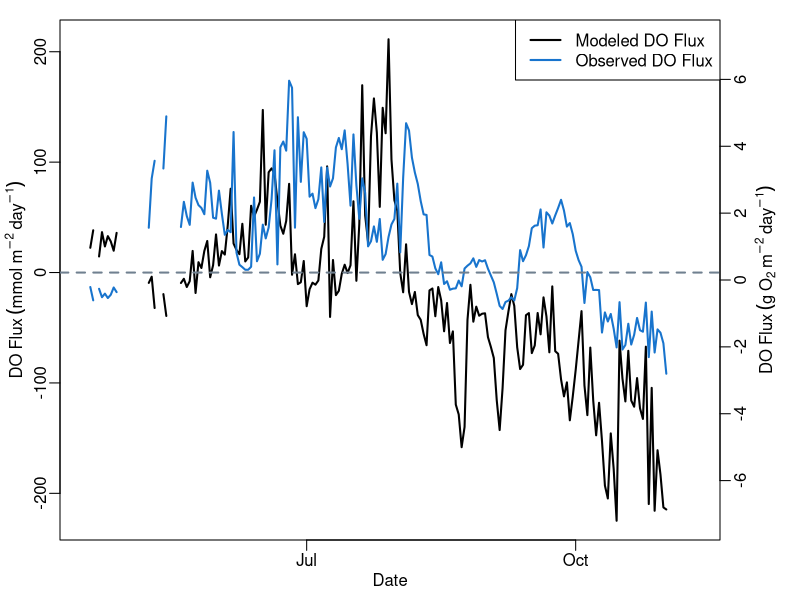
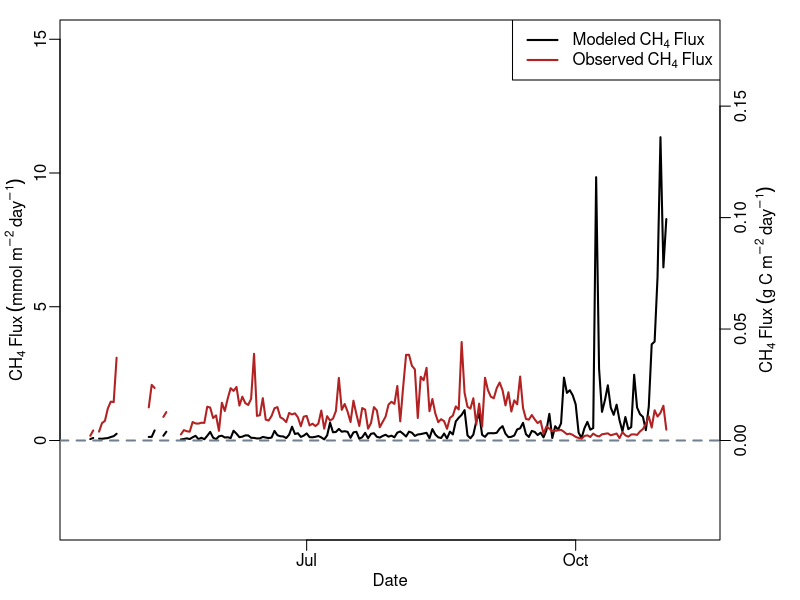
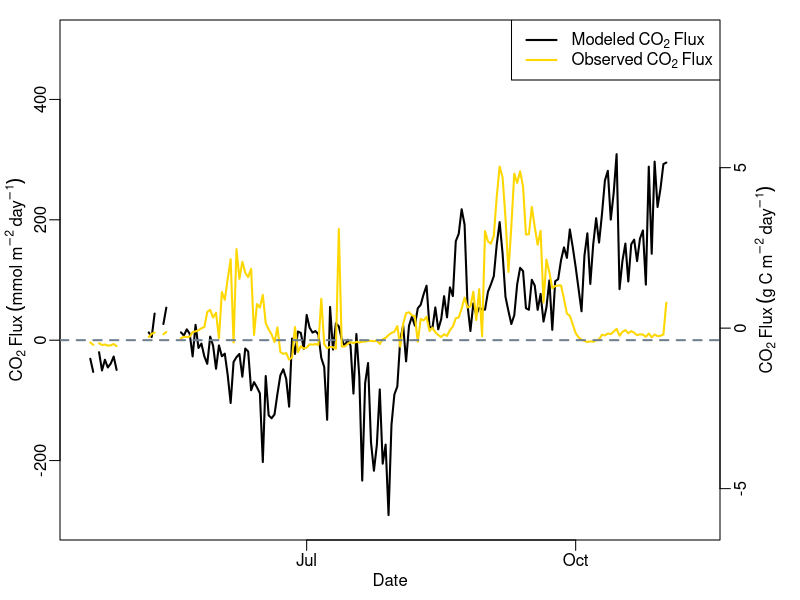
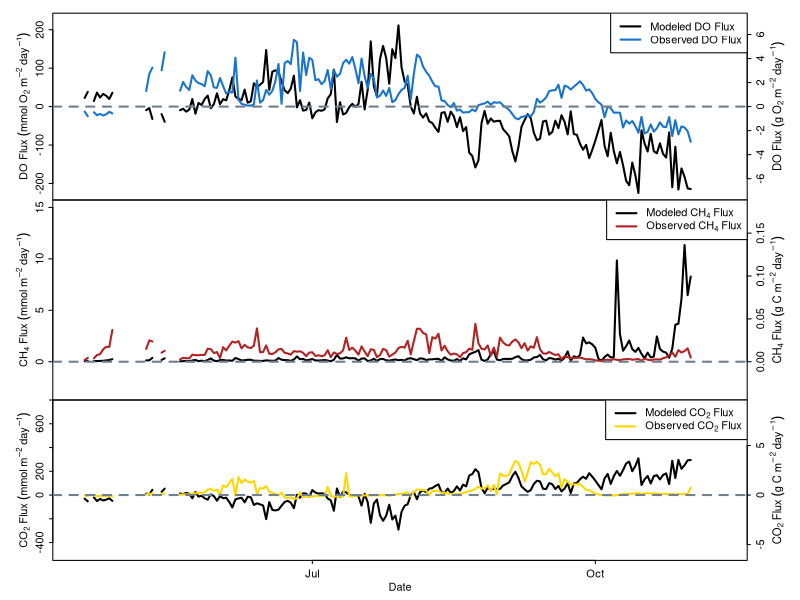
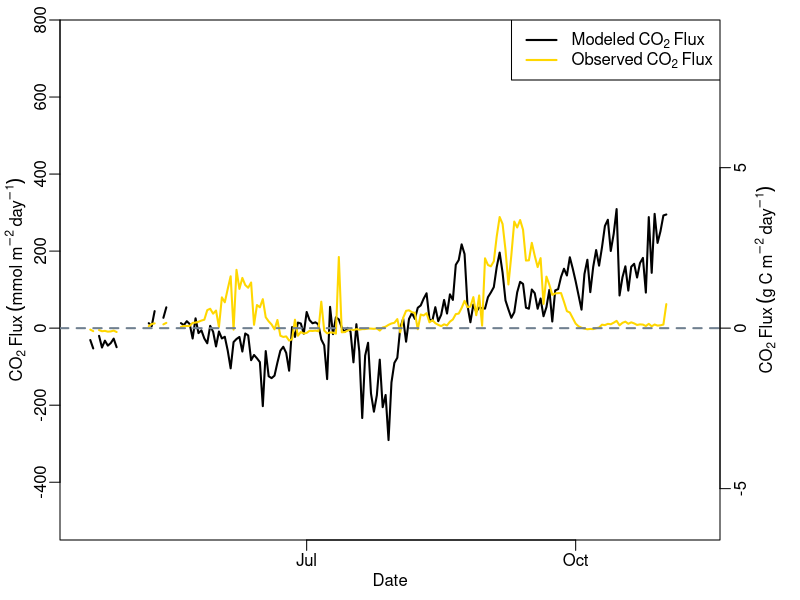
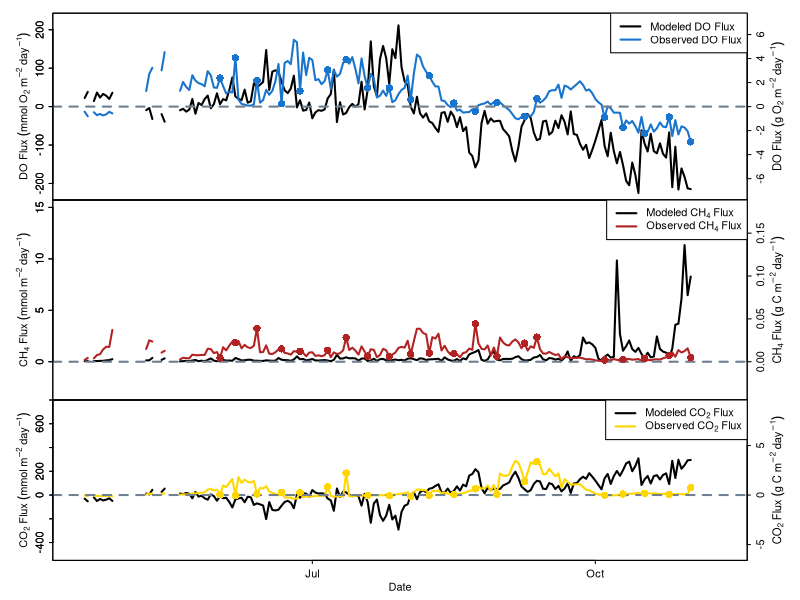

Write R code to recreate these figures, in order.
#Plot Gas Flux
#7 March 2017
#JAH

setwd("~/Dropbox/GitHub Repos/GLM-Mendota/Data/")
flux<-read.csv('flux.data.csv')

############################################################
###############DISSOLVED OXYGEN FLUX########################
quartz()
par(mar=c(3,3,1,4),mgp=c(1.5,0.5,0),tck=-0.02,bg='white')
plot(as.Date(flux$datetime),flux$do.flux.read.mod,type = 'l',lwd=2,ylab = expression(DO~Flux~(mmol~m^-2~day^-1)),xlab = expression(Date))
lines(as.Date(flux$datetime),flux$do.flux.read.obs,type= 'l',lwd=2,col='dodgerblue3')
abline(0,0,col='slategrey',lty=2,lwd=2)
par(new=TRUE)
plot(as.Date(flux$datetime),flux$do.flux.read.mod,type = 'n',xlab=NA,ylab=NA,xaxt='n',ylim=c(-7.2,7.2),axes=FALSE)
axis(side=4,ylim=c(-7.2,7.2))
DOexp<-expression(DO~Flux~(g~O[2]~m^-2~day^-1))
mtext(side=4,line=2,DOexp)
legend('topright',c('Modeled DO Flux','Observed DO Flux'),lty = c(1,1),lwd=c(2,2),col=c('black','dodgerblue3'))



############################################################
#####################METHANE FLUX###########################
quartz()
par(mar=c(3,3,1,4),mgp=c(1.5,0.5,0),tck=-0.02,bg='white')
plot(as.Date(flux$datetime),flux$ch4.flux.read.mod,type='l', lwd=2, ylab = expression(CH[4]~Flux~(mmol~m^-2~day^-1)),xlab = expression(Date),ylim=c(-3,15))
lines(as.Date(flux$datetime),flux$ch4.flux.read.obs,type = 'l', lwd = 2, col = 'firebrick')
abline(0,0,col='slategrey',lty=2,lwd=2)
par(new=TRUE)
plot(as.Date(flux$datetime),flux$ch4.flux.read.mod,type='n',xlab=NA,ylab=NA,xaxt='n',axes=FALSE,ylim=c(-0.036,0.18))
axis(side=4,ylim=c(-0.036,0.18))
CH4exp<-expression(CH[4]~Flux~(g~C~m^-2~day^-1))
mtext(side=4,line=2,CH4exp)
legend('topright',c(expression(Modeled~CH[4]~Flux),expression(Observed~CH[4]~Flux)),lty = c(1,1),lwd=c(2,2),col=c('black','firebrick'))



############################################################
#####################CARBON DIOXIDE FLUX####################
quartz()
par(mar=c(3,3,1,4),mgp=c(1.5,0.5,0),tck=-0.02,bg='white')
plot(as.Date(flux$datetime),flux$co2.flux.read.mod,type ='l',lwd =2,ylab = expression(CO[2]~Flux~(mmol~m^-2~day^-1)),xlab = expression(Date),ylim = c(-300,500))
lines(as.Date(flux$datetime),flux$co2.flux.read.obs,type = 'l', lwd = 2, col = 'gold1')
#lines(as.Date(flux$datetime),flux$co2.flux.read.obs.do,type='l',lwd=2, col='purple')
abline(0,0,col='slategrey',lty =2,lwd=2)
par(new=TRUE)
plot(as.Date(flux$datetime),flux$co2.flux.read.mod,type ='n',xlab=NA,ylab=NA,xaxt='n',axes=FALSE,ylim=c(-6,9))
axis(side=4,ylim=c(-6,9))
CO2exp<-expression(CO[2]~Flux~(g~C~m^-2~day^-1))
mtext(side=4, line=2, CO2exp)
legend('topright',c(expression(Modeled~CO[2]~Flux),expression(Observed~CO[2]~Flux)),lty = c(1,1),lwd=c(2,2),col=c('black','gold1'))



############################################################
#####################THREE PANEL PLOT#######################

#do
quartz()
par(mfrow=c(3,1),mar=c(0,4,1,4),mgp=c(1.5,0.5,0),tck=-0.02,bg='white')
plot(as.Date(flux$datetime),flux$do.flux.read.mod,type = 'l',lwd=2,xlab=NA,ylab = expression(DO~Flux~(mmol~O[2]~m^-2~day^-1)),xaxt='n',ylim=c(-225,225))
lines(as.Date(flux$datetime),flux$do.flux.read.obs,type= 'l',lwd=2,col='dodgerblue3')
abline(0,0,col='slategrey',lty=2,lwd=2)

par(new=TRUE)
plot(as.Date(flux$datetime),flux$do.flux.read.mod,type = 'n',xlab=NA,ylab=NA,xaxt='n',ylim=c(-7.2,7.2),axes=FALSE)
axis(side=4,ylim=c(-7.2,7.2))
DOexp<-expression(DO~Flux~(g~O[2]~m^-2~day^-1))
mtext(side=4,line=2,DOexp,cex=0.675)
legend('topright',c('Modeled DO Flux','Observed DO Flux'),lty = c(1,1),lwd=c(2,2),col=c('black','dodgerblue3'))

#ch4
par(mar=c(0,4,0,4),mgp=c(1.5,0.5,0),tck=-0.02)
plot(as.Date(flux$datetime),flux$ch4.flux.read.mod,type='l', lwd=2, ylab = expression(CH[4]~Flux~(mmol~m^-2~day^-1)),xlab = NA,ylim=c(-3,15),xaxt='n')
lines(as.Date(flux$datetime),flux$ch4.flux.read.obs,type = 'l', lwd = 2, col = 'firebrick')
abline(0,0,col='slategrey',lty=2,lwd=2)

par(new=TRUE)
plot(as.Date(flux$datetime),flux$ch4.flux.read.mod,type='n',xlab=NA,ylab=NA,xaxt='n',axes=FALSE,ylim=c(-0.036,0.18))
axis(side=4,ylim=c(-0.036,0.18))
CH4exp<-expression(CH[4]~Flux~(g~C~m^-2~day^-1))
mtext(side=4,line=2,CH4exp,cex=0.675)
legend('topright',c(expression(Modeled~CH[4]~Flux),expression(Observed~CH[4]~Flux)),lty = c(1,1),lwd=c(2,2),col=c('black','firebrick'))

#co2
par(mar=c(3,4,0,4),mgp=c(1.5,0.5,0),tck=-0.02)
plot(as.Date(flux$datetime),flux$co2.flux.read.mod,type ='l',lwd =2,ylab = expression(CO[2]~Flux~(mmol~m^-2~day^-1)),xlab = expression(Date),ylim = c(-500,750))
lines(as.Date(flux$datetime),flux$co2.flux.read.obs,type = 'l', lwd = 2, col = 'gold1')
#lines(as.Date(flux$datetime),flux$co2.flux.read.obs.do,type='l',lwd=2, col='darkorange2')
abline(0,0,col='slategrey',lty =2,lwd=2)

par(new=TRUE)
plot(as.Date(flux$datetime),flux$co2.flux.read.mod,type ='n',xlab=NA,ylab=NA,xaxt='n',axes=FALSE,ylim=c(-6,9))
axis(side=4,ylim=c(-6,9))
CO2exp<-expression(CO[2]~Flux~(g~C~m^-2~day^-1))
mtext(side=4, line=2, CO2exp, cex=0.675)
legend('topright',c(expression(Modeled~CO[2]~Flux),expression(Observed~CO[2]~Flux)),lty = c(1,1),lwd=c(2,2),col=c('black','gold1'))





####CO2 Plot with White Background####
quartz()
par(mar=c(3,3,1,4),mgp=c(1.5,0.5,0),tck=-0.02,bg='white')
plot(as.Date(flux$datetime),flux$co2.flux.read.mod,type ='l',lwd =2,ylab = expression(CO[2]~Flux~(mmol~m^-2~day^-1)),xlab = expression(Date),ylim = c(-500,750))
lines(as.Date(flux$datetime),flux$co2.flux.read.obs,type = 'l', lwd = 2, col = 'gold1')
#lines(as.Date(flux$datetime),flux$co2.flux.read.obs.do,type='l',lwd=2, col='darkorange2')
abline(0,0,col='slategrey',lty =2,lwd=2)

par(new=TRUE)
plot(as.Date(flux$datetime),flux$co2.flux.read.mod,type ='n',xlab=NA,ylab=NA,xaxt='n',axes=FALSE,ylim=c(-6,9))
axis(side=4,ylim=c(-6,9))
CO2exp<-expression(CO[2]~Flux~(g~C~m^-2~day^-1))
mtext(side=4, line=2, CO2exp)
legend('topright',c(expression(Modeled~CO[2]~Flux),expression(Observed~CO[2]~Flux)),lty = c(1,1),lwd=c(2,2),col=c('black','gold1'))


####flux plot with dots for discrete sampling days####
#do not run flux calculation script again - have altered the resulting csv to make this plot
quartz()
par(mfrow=c(3,1),mar=c(0,4,1,4),mgp=c(1.5,0.5,0),tck=-0.02,bg='white')
plot(as.Date(flux$datetime),flux$do.flux.read.mod,type = 'l',lwd=2,xlab=NA,ylab =expression(DO~Flux~(mmol~O[2]~m^-2~day^-1)),xaxt='n',ylim=c(-225,225))
lines(as.Date(flux$datetime),flux$do.flux.read.obs,type= 'l',lwd=2,col='dodgerblue3',ylim=c(-225,225))
abline(0,0,col='slategrey',lty=2,lwd=2)
par(new=TRUE)
plot(as.Date(flux$datetime),flux$do.sampling.days,pch=16,cex=1.5,col='dodgerblue3',xlab=NA,ylab=NA,xaxt='n',ylim=c(-225,225))

par(new=TRUE)
plot(as.Date(flux$datetime),flux$do.flux.read.mod,type = 'n',xlab=NA,ylab=NA,xaxt='n',ylim=c(-7.2,7.2),axes=FALSE)
axis(side=4,ylim=c(-7.2,7.2))
DOexp<-expression(DO~Flux~(g~O[2]~m^-2~day^-1))
mtext(side=4,line=2,DOexp,cex=0.675)
legend('topright',c('Modeled DO Flux','Observed DO Flux'),lty = c(1,1),lwd=c(2,2),col=c('black','dodgerblue3'))

#ch4
par(mar=c(0,4,0,4),mgp=c(1.5,0.5,0),tck=-0.02)
plot(as.Date(flux$datetime),flux$ch4.flux.read.mod,type='l', lwd=2, ylab = expression(CH[4]~Flux~(mmol~m^-2~day^-1)),xlab = NA,ylim=c(-3,15),xaxt='n')
lines(as.Date(flux$datetime),flux$ch4.flux.read.obs,type = 'l', lwd = 2, col = 'firebrick')
abline(0,0,col='slategrey',lty=2,lwd=2)
par(new=TRUE)
plot(as.Date(flux$datetime),flux$ch4.sampling.days,pch=16,cex=1.5,col='firebrick',xlab=NA,ylab=NA,xaxt='n',ylim=c(-3,15))

par(new=TRUE)
plot(as.Date(flux$datetime),flux$ch4.flux.read.mod,type='n',xlab=NA,ylab=NA,xaxt='n',axes=FALSE,ylim=c(-0.036,0.18))
axis(side=4,ylim=c(-0.036,0.18))
CH4exp<-expression(CH[4]~Flux~(g~C~m^-2~day^-1))
mtext(side=4,line=2,CH4exp,cex=0.675)
legend('topright',c(expression(Modeled~CH[4]~Flux),expression(Observed~CH[4]~Flux)),lty = c(1,1),lwd=c(2,2),col=c('black','firebrick'))

#co2
par(mar=c(3,4,0,4),mgp=c(1.5,0.5,0),tck=-0.02)
plot(as.Date(flux$datetime),flux$co2.flux.read.mod,type ='l',lwd =2,ylab = expression(CO[2]~Flux~(mmol~m^-2~day^-1)),xlab = expression(Date),ylim = c(-500,750))
lines(as.Date(flux$datetime),flux$co2.flux.read.obs,type = 'l', lwd = 2, col = 'gold1')
#lines(as.Date(flux$datetime),flux$co2.flux.read.obs.do,type='l',lwd=2, col='darkorange2')
abline(0,0,col='slategrey',lty =2,lwd=2)
par(new=TRUE)
plot(as.Date(flux$datetime),flux$co2.sampling.days,pch=16,cex=1.5,col='gold1',xlab=NA,ylab=NA,xaxt='n',ylim=c(-500,750))

par(new=TRUE)
plot(as.Date(flux$datetime),flux$co2.flux.read.mod,type ='n',xlab=NA,ylab=NA,xaxt='n',axes=FALSE,ylim=c(-6,9))
axis(side=4,ylim=c(-6,9))
CO2exp<-expression(CO[2]~Flux~(g~C~m^-2~day^-1))
mtext(side=4, line=2, CO2exp, cex=0.675)
legend('topright',c(expression(Modeled~CO[2]~Flux),expression(Observed~CO[2]~Flux)),lty = c(1,1),lwd=c(2,2),col=c('black','gold1'))



